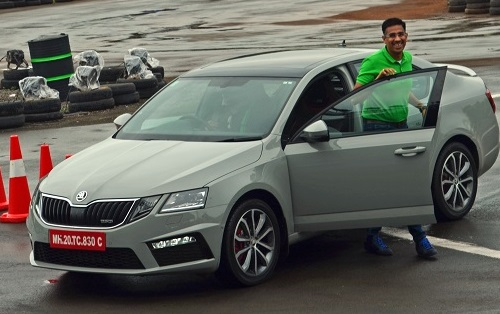
#> input picture sample images/03.png, 500 x 314 px, given in place of 40.png, which was not available
$ jupyter execute NumberPlateDetector.ipynb   (older library calls are emulated)
#> lines starting #> are read from the running program, lines starting #| are printed output that depends on the picture; after the words box and inside, x2 and y2 are one past the last pixel; in counts of white or black regions, pixels touching at a corner belong together; pictures that were not available may be replaced by others from this repository, and a replacement may not be noted
[cell 1]
import math
import cv2

class ifChar:
    # this function contains some operations used by various function in the code
    def __init__(self, cntr):
        self.contour = cntr

        self.boundingRect = cv2.boundingRect(self.contour)

        [x, y, w, h] = self.boundingRect

        self.boundingRectX = x
        self.boundingRectY = y
        self.boundingRectWidth = w
        self.boundingRectHeight = h

        self.boundingRectArea = self.boundingRectWidth * self.boundingRectHeight

        self.centerX = (self.boundingRectX + self.boundingRectX + self.boundingRectWidth) / 2
        self.centerY = (self.boundingRectY + self.boundingRectY + self.boundingRectHeight) / 2

        self.diagonalSize = math.sqrt((self.boundingRectWidth ** 2) + (self.boundingRectHeight ** 2))

        self.aspectRatio =  float(self.boundingRectWidth) /  float(self.boundingRectHeight)

class PossiblePlate:

    def __init__(self):
        self.Plate = None
        self.Grayscale = None
        self.Thresh = None

        self.rrLocationOfPlateInScene = None

        self.strChars = ""


# this function is a 'first pass' that does a rough check on a contour to see if it could be a char
def checkIfChar(possibleChar):
    if (possibleChar.boundingRectArea > 80 and possibleChar.boundingRectWidth > 2
            and possibleChar.boundingRectHeight > 8 and 0.25 < possibleChar.aspectRatio < 1.0):

        return True
    else:
        return False


# check the center distance between characters
def distanceBetweenChars(firstChar, secondChar):
    x = abs(firstChar.centerX - secondChar.centerX)
    y = abs(firstChar.centerY - secondChar.centerY)
    z = math.sqrt((x ** 2) + (y ** 2))
    return z


# use basic trigonometry (SOH CAH TOA) to calculate angle between chars
def angleBetweenChars(firstChar, secondChar):
    adjacent =  float(abs(firstChar.centerX - secondChar.centerX))
    opposite =  float(abs(firstChar.centerY - secondChar.centerY))

    # check to make sure we do not divide by zero if the center X positions are equal
    # float division by zero will cause a crash in Python
    if adjacent != 0.0:
        angleInRad = math.atan(opposite / adjacent)
    else:
        angleInRad = 1.5708

    # calculate angle in degrees
    angleInDeg = angleInRad * (180.0 / math.pi)

    return angleInDeg

[cell 2]
import cv2
import numpy as np
import math
from google.colab.patches import cv2_imshow

from google.colab import files
uploaded = files.upload()
#> the answer given: 03.png

[cell 3]
img = cv2.imread("40.png")
#> img is the input picture: shape (314, 500, 3); mean B, G, R 94.5, 101.9, 100.5
# cv2.imwrite(temp_folder + '1 - original.png', img)

hsv = cv2.cvtColor(img, cv2.COLOR_BGR2HSV)
#> hsv: shape (314, 500, 3); mean H, S, V 59.1, 43.2, 107.1
hue, saturation, value = cv2.split(hsv)
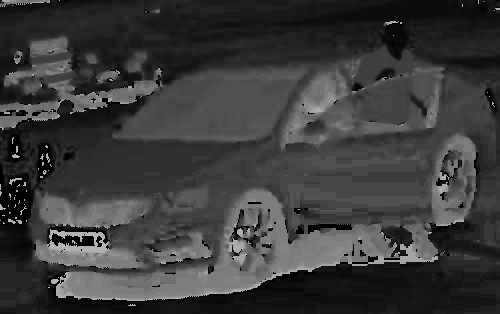
#> hue: shape (314, 500); min 0, max 179, mean 59.1
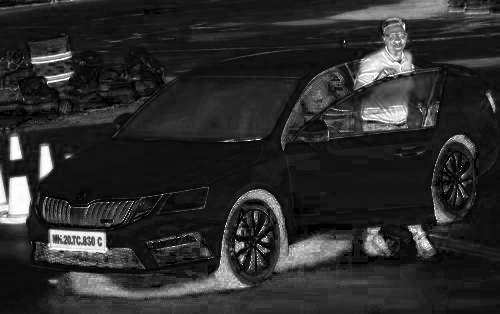
#> saturation: shape (314, 500); min 0, max 255, mean 43.2
# cv2.imwrite(temp_folder + '2 - gray.png', value)


kernel = cv2.getStructuringElement(cv2.MORPH_RECT, (3, 3))


topHat = cv2.morphologyEx(value, cv2.MORPH_TOPHAT, kernel)
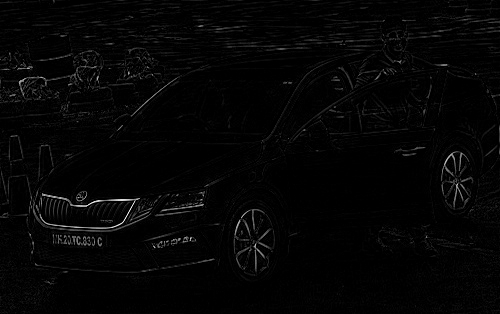
#> topHat: shape (314, 500); min 0, max 245, mean 5
blackHat = cv2.morphologyEx(value, cv2.MORPH_BLACKHAT, kernel)

# cv2.imwrite(temp_folder + '3 - topHat.png', topHat)
# cv2.imwrite(temp_folder + '4 - blackHat.png', blackHat)


add = cv2.add(value, topHat)
subtract = cv2.subtract(add, blackHat)
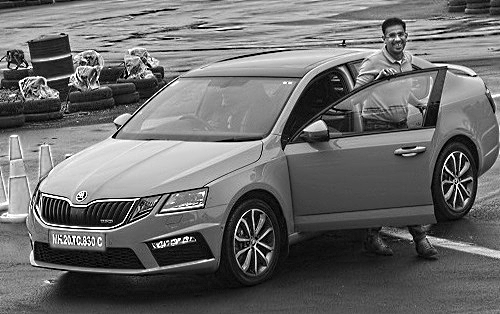
#> subtract: shape (314, 500); min 0, max 255, mean 107.2
cv2.imwrite('subtract.png', subtract)
blur = cv2.GaussianBlur(subtract, (5, 5), 0)
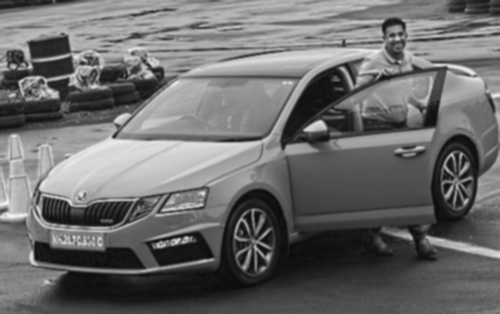
#> blur: shape (314, 500); min 9, max 246, mean 107.2
# cv2.imwrite(temp_folder + '6 - blur.png', blur)

# thresholding
thresh = cv2.adaptiveThreshold(blur, 255, cv2.ADAPTIVE_THRESH_GAUSSIAN_C, cv2.THRESH_BINARY_INV, 19, 9)
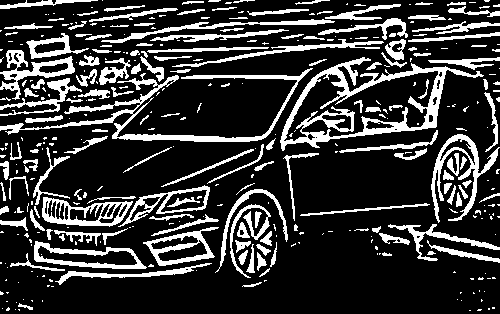
#> thresh: shape (314, 500); 21.3% white; 371 white regions (221 under 20 px)
# cv2.imwrite(temp_folder + '7 - thresh.png', thresh)

# cv2.findCountours() function changed from OpenCV3 to OpenCV4: now it have only two parameters instead of 3
cv2MajorVersion = cv2.__version__.split(".")[0]
# check for contours on thresh
if int(cv2MajorVersion) >= 4:
    contours, hierarchy = cv2.findContours(thresh, cv2.RETR_LIST, cv2.CHAIN_APPROX_SIMPLE)
#> contours = 418 contours, 267 with area under 20; largest, box (x1, y1, x2, y2) and area: (280, 57, 484, 151) 9168, (283, 70, 439, 142) 5532, (0, 68, 313, 142) 2113, (34, 241, 147, 269) 1795, (42, 197, 133, 227) 1747
else:
    imageContours, contours, hierarchy = cv2.findContours(thresh, cv2.RETR_LIST, cv2.CHAIN_APPROX_SIMPLE)

height, width = thresh.shape
#> height = 314; width = 500


imageContours = np.zeros((height, width, 3), dtype=np.uint8)

# list and counter of possible chars
possibleChars = []
countOfPossibleChars = 0

for i in range(0, len(contours)):

    # draw contours based on actual found contours of thresh image
    cv2.drawContours(imageContours, contours, i, (255, 255, 255))

    # retrieve a possible char by the result ifChar class give us
    possibleChar = ifChar(contours[i])

    # by computing some values (area, width, height, aspect ratio) possibleChars list is being populated
    if checkIfChar(possibleChar) is True:
        countOfPossibleChars = countOfPossibleChars + 1
        possibleChars.append(possibleChar)
#> this loop made 418 passes
#> (x in ifChar, y in ifChar, w in ifChar, h in ifChar) on passes 9, 26, 42: (18, 303, 15, 7), (242, 282, 20, 5), (259, 268, 11, 9)
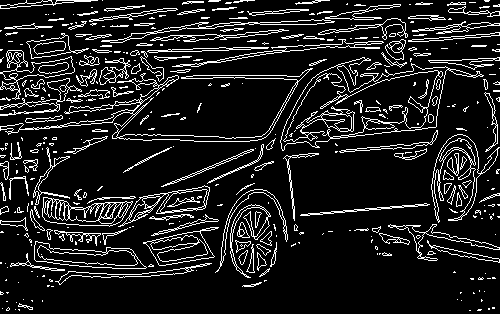
#> imageContours: shape (314, 500, 3); 12.3% white in thin lines or dots

# cv2.imwrite(temp_folder + '8 - imageContours.png', imageContours)

imageContours = np.zeros((height, width, 3), np.uint8)

ctrs = []

for char in possibleChars:
    ctrs.append(char.contour)
#> this loop made 35 passes

cv2.drawContours(imageContours, ctrs, -1, (255, 255, 255))
#> imageContours: shape (314, 500, 3); 1.8% white in thin lines or dots, all inside (x1, y1, x2, y2) = (0, 56, 500, 278)
# cv2.imwrite(temp_folder + '9 - contoursPossibleChars.png', imageContours)

plates_list = []
listOfListsOfMatchingChars = []

for possibleC in possibleChars:

    def matchingChars(possibleC, possibleChars):
        listOfMatchingChars = []

        for possibleMatchingChar in possibleChars:
            if possibleMatchingChar == possibleC:
                continue

            # compute stuff to see if chars are a match
            distanceBetweenChars1 = distanceBetweenChars(possibleC, possibleMatchingChar)

            angleBetweenChars1 = angleBetweenChars(possibleC, possibleMatchingChar)

            changeInArea = float(abs(possibleMatchingChar.boundingRectArea - possibleC.boundingRectArea)) / float(
                possibleC.boundingRectArea)

            changeInWidth = float(abs(possibleMatchingChar.boundingRectWidth - possibleC.boundingRectWidth)) / float(
                possibleC.boundingRectWidth)

            changeInHeight = float(abs(possibleMatchingChar.boundingRectHeight - possibleC.boundingRectHeight)) / float(
                possibleC.boundingRectHeight)

            # check if chars match
            if distanceBetweenChars1 < (possibleC.diagonalSize * 5) and \
                    angleBetweenChars1 < 12.0 and \
                    changeInArea < 0.5 and \
                    changeInWidth < 0.8 and \
                    changeInHeight < 0.2:
                listOfMatchingChars.append(possibleMatchingChar)

        return listOfMatchingChars


    listOfMatchingChars = matchingChars(possibleC, possibleChars)

    listOfMatchingChars.append(possibleC)

    if len(listOfMatchingChars) < 3:
        continue

    # here the current list passed test as a "group" or "cluster" of matching chars
    listOfListsOfMatchingChars.append(listOfMatchingChars)


    listOfPossibleCharsWithCurrentMatchesRemoved = list(set(possibleChars) - set(listOfMatchingChars))

    recursiveListOfListsOfMatchingChars = []

    for recursiveListOfMatchingChars in recursiveListOfListsOfMatchingChars:
        listOfListsOfMatchingChars.append(recursiveListOfMatchingChars)

    break
#> this loop made 10 passes

imageContours = np.zeros((height, width, 3), np.uint8)

for listOfMatchingChars in listOfListsOfMatchingChars:
    contoursColor = (255, 0, 255)

    contours = []

    for matchingChar in listOfMatchingChars:
        contours.append(matchingChar.contour)

    cv2.drawContours(imageContours, contours, -1, contoursColor)
#> this loop made 1 pass
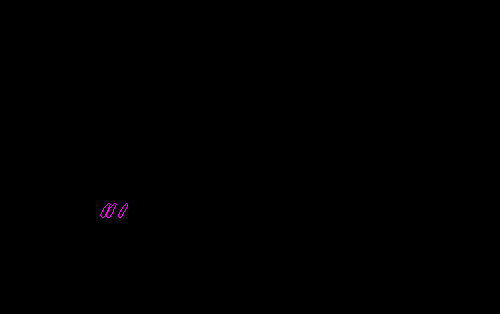
#> imageContours: shape (314, 500, 3); mean of channels 0, 1, 2 0.1, 0, 0.1; drawn as B, G, R


for listOfMatchingChars in listOfListsOfMatchingChars:
    possiblePlate = PossiblePlate()

    # sort chars from left to right based on x position
    listOfMatchingChars.sort(key=lambda matchingChar: matchingChar.centerX)

    # calculate the center point of the plate
    plateCenterX = (listOfMatchingChars[0].centerX + listOfMatchingChars[len(listOfMatchingChars) - 1].centerX) / 2.0
    plateCenterY = (listOfMatchingChars[0].centerY + listOfMatchingChars[len(listOfMatchingChars) - 1].centerY) / 2.0

    plateCenter = plateCenterX, plateCenterY

    # calculate plate width and height
    plateWidth = int((listOfMatchingChars[len(listOfMatchingChars) - 1].boundingRectX + listOfMatchingChars[
        len(listOfMatchingChars) - 1].boundingRectWidth - listOfMatchingChars[0].boundingRectX) * 1.3)

    totalOfCharHeights = 0

    for matchingChar in listOfMatchingChars:
        totalOfCharHeights = totalOfCharHeights + matchingChar.boundingRectHeight

    averageCharHeight = totalOfCharHeights / len(listOfMatchingChars)

    plateHeight = int(averageCharHeight * 1.5)

    # calculate correction angle of plate region
    opposite = listOfMatchingChars[len(listOfMatchingChars) - 1].centerY - listOfMatchingChars[0].centerY

    hypotenuse = distanceBetweenChars(listOfMatchingChars[0],
                                                listOfMatchingChars[len(listOfMatchingChars) - 1])
    correctionAngleInRad = math.asin(opposite / hypotenuse)
    correctionAngleInDeg = correctionAngleInRad * (180.0 / math.pi)

    # pack plate region center point, width and height, and correction angle into rotated rect member variable of plate
    possiblePlate.rrLocationOfPlateInScene = (tuple(plateCenter), (plateWidth, plateHeight), correctionAngleInDeg)

    # get the rotation matrix for our calculated correction angle
    rotationMatrix = cv2.getRotationMatrix2D(tuple(plateCenter), correctionAngleInDeg, 1.0)

    height, width, numChannels = img.shape

    # rotate the entire image
    imgRotated = cv2.warpAffine(img, rotationMatrix, (width, height))

    imgCropped = cv2.getRectSubPix(imgRotated, (plateWidth, plateHeight), tuple(plateCenter))

    # copy the cropped plate image into the applicable member variable of the possible plate
    possiblePlate.Plate = imgCropped

    # populate plates_list with the detected plate
    if possiblePlate.Plate is not None:
        plates_list.append(possiblePlate)

    # draw a ROI on the original image
    for i in range(0, len(plates_list)):
        p2fRectPoints = cv2.boxPoints(plates_list[i].rrLocationOfPlateInScene)

        # roi rectangle colour
        rectColour = (0, 255, 0)

        cv2.line(imageContours, tuple(p2fRectPoints[0]), tuple(p2fRectPoints[1]), rectColour, 2)
        cv2.line(imageContours, tuple(p2fRectPoints[1]), tuple(p2fRectPoints[2]), rectColour, 2)
        cv2.line(imageContours, tuple(p2fRectPoints[2]), tuple(p2fRectPoints[3]), rectColour, 2)
        cv2.line(imageContours, tuple(p2fRectPoints[3]), tuple(p2fRectPoints[0]), rectColour, 2)

        cv2.line(img, tuple(p2fRectPoints[0]), tuple(p2fRectPoints[1]), rectColour, 2)
        cv2.line(img, tuple(p2fRectPoints[1]), tuple(p2fRectPoints[2]), rectColour, 2)
        cv2.line(img, tuple(p2fRectPoints[2]), tuple(p2fRectPoints[3]), rectColour, 2)
        cv2.line(img, tuple(p2fRectPoints[3]), tuple(p2fRectPoints[0]), rectColour, 2)
        from google.colab.patches import cv2_imshow
        cv2.imwrite( 'plate.png', plates_list[i].Plate)
        cv2_imshow(img)
        cv2_imshow(thresh)
        print("\n")
        cv2_imshow(plates_list[i].Plate)
#> this loop made 1 pass
#> pass 1, `imgCropped = cv2.getRectSubPix(imgRotated, (plateWidth, plateHeight), ..`:
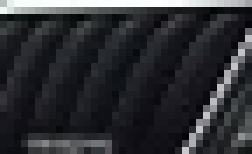
#> imgCropped: shape (22, 36, 3) (shown 7 times larger); mean B, G, R 51.7, 47.5, 46.3
#> after the loop:
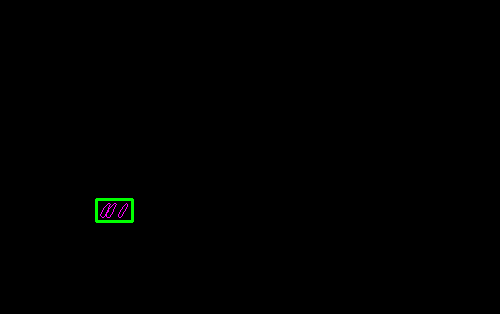
#> imageContours: shape (314, 500, 3); 0.22% of pixels changed, all inside (x1, y1, x2, y2) = (95, 198, 134, 223); drawn as B, G, R

cv2.waitKey(0)
#> Out = 27

$ run again, on sample images/05.png
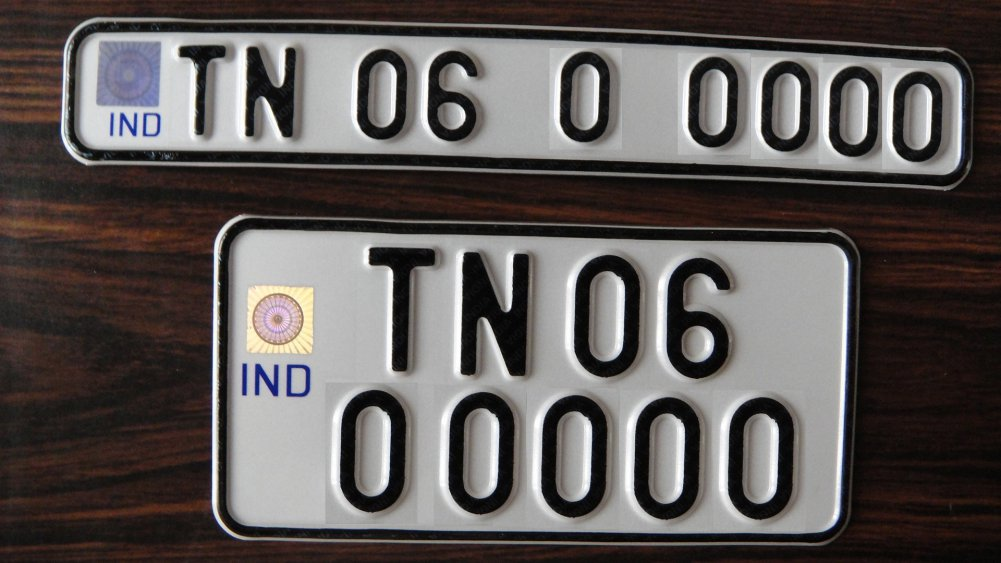
#> input picture sample images/05.png, 1001 x 563 px, given in place of 40.png, which was not available
#> img is the input picture: shape (563, 1001, 3); mean B, G, R 84.8, 86.4, 91.6
#> hsv: shape (563, 1001, 3); mean H, S, V 34.4, 53.6, 93.1
#> thresh: shape (563, 1001); 19.4% white; 750 white regions (588 under 20 px)
#> contours = 935 contours, 774 with area under 20; largest, box (x1, y1, x2, y2) and area: (218, 219, 857, 542) 196980, (225, 228, 851, 535) 183015, (68, 22, 971, 186) 121982, (73, 31, 964, 176) 105265, (0, 11, 977, 195) 7417
#> the loop `for i in range(0, len(contours)):` made 935 passes
#> (x in ifChar, y in ifChar, w in ifChar, h in ifChar) on passes 29, 30, 40: (31, 551, 16, 3), (529, 550, 16, 4), (79, 548, 21, 4)
#> the loop `for char in possibleChars:` made 74 passes
#> the loop `for possibleC in possibleChars: ` made 6 passes
#> the loop `for listOfMatchingChars in listOfListsOfMatchingChars:` made 1 pass
#> after the loop `for listOfMatchingChars in listOfListsOfMatchingChars:`:
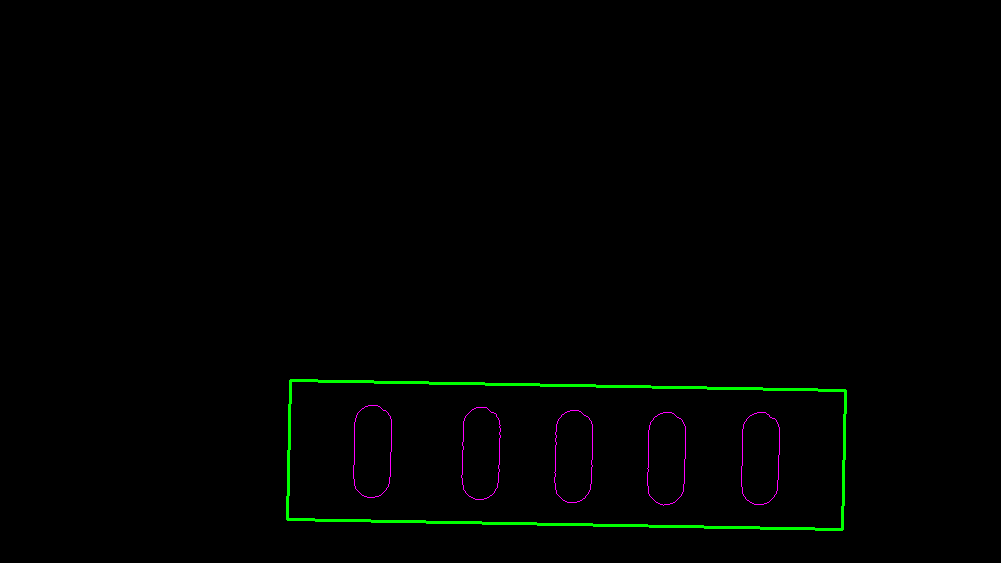
#> imageContours: shape (563, 1001, 3); mean of channels 0, 1, 2 0.5, 1.9, 0.5; drawn as B, G, R
#> Out = 27
